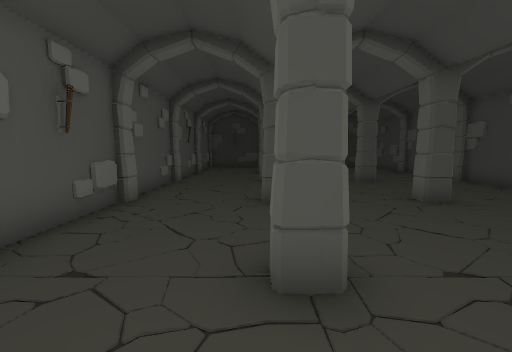
[1] (above)

20 first-person views from a walk through a 3-D level made in the Unity game engine. The camera is 1.3 m above the floor, tilts 6° down and sees 90° across. Doors are open. The floor is counted in squares, 1 m on a side. Each view is taken from the middle of a square. On the plan, view 1 faces up. The plan holds only what a view shows up to about 13 squares ahead; the rest is blank. The place goes on beyond the plan. The player is left out. Some surface patterns are stand-ins.

[2]
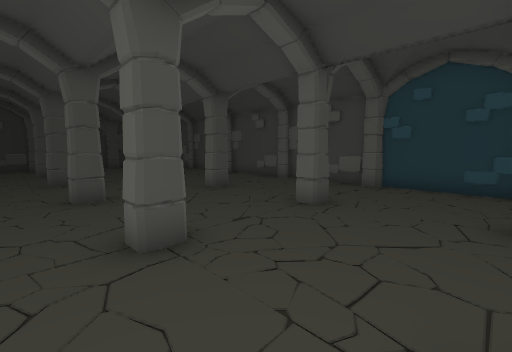

[3]
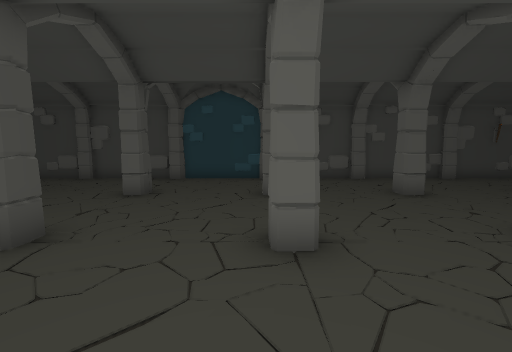

[4]
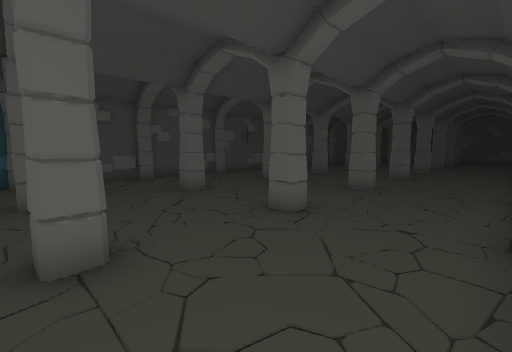

[5]
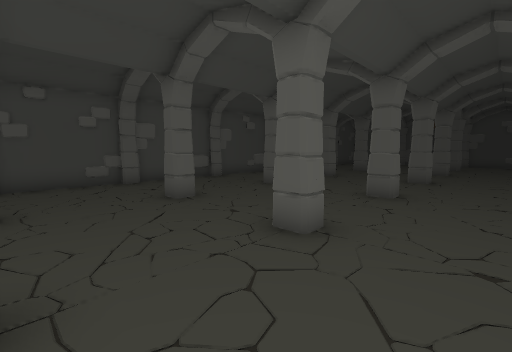

[6]
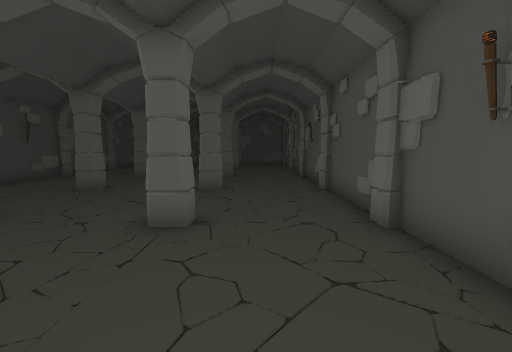

[7]
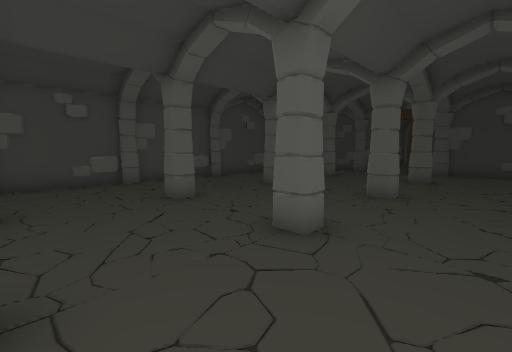

[8]
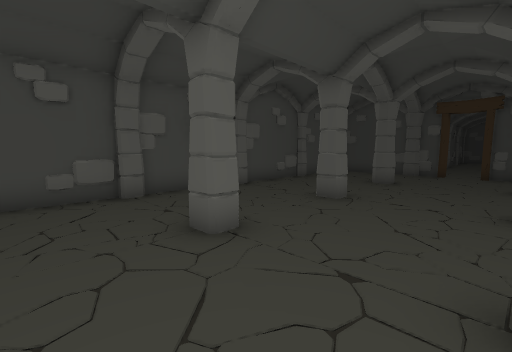

[9]
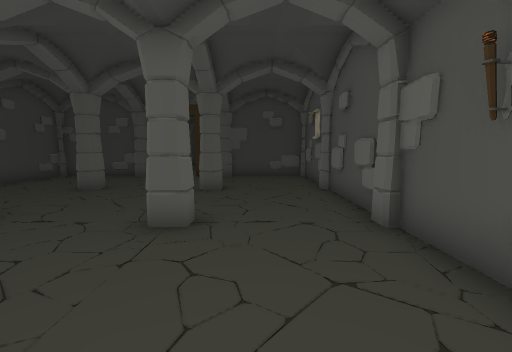

[10]
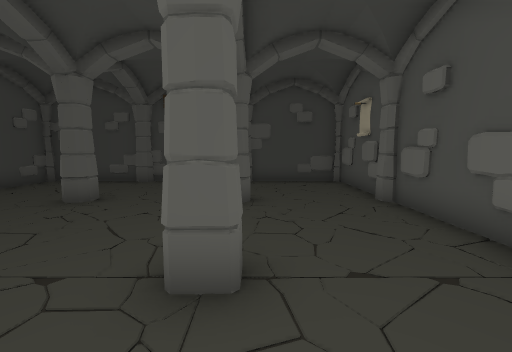

[11]
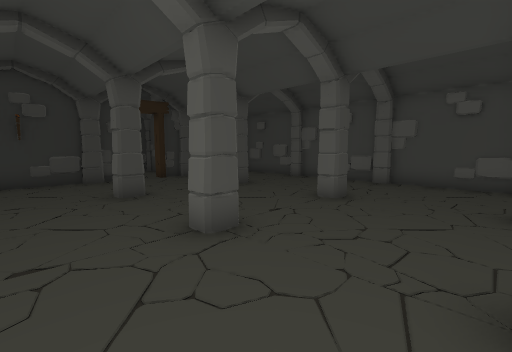

[12]
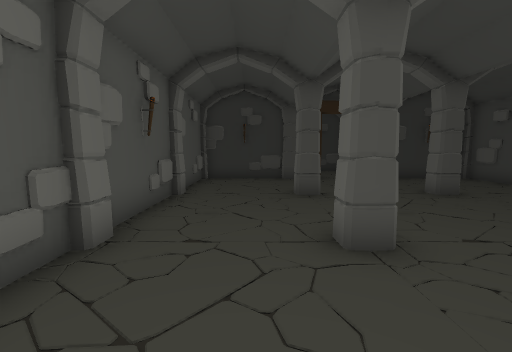

[13]
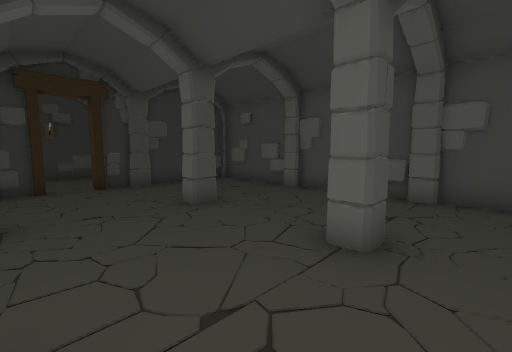

[14]
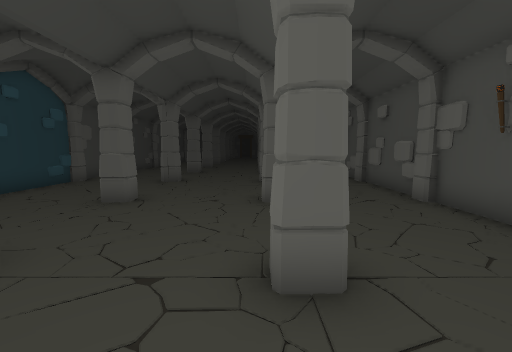

[15]
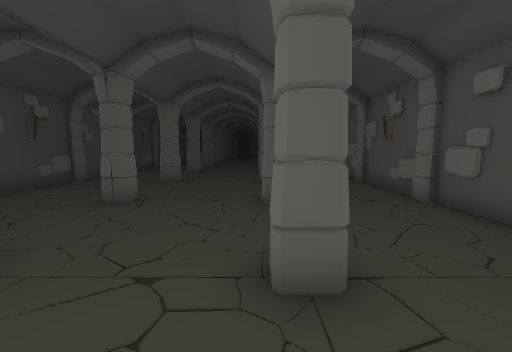

[16]
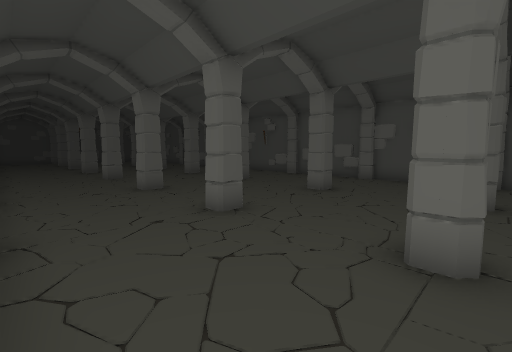

[17]
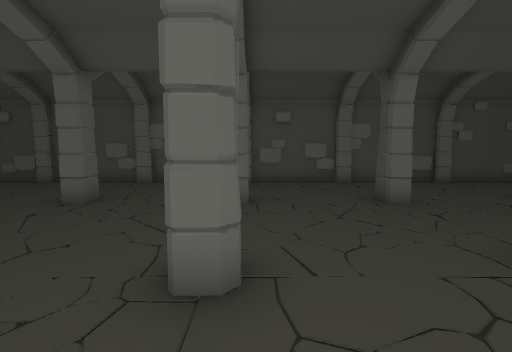

[18]
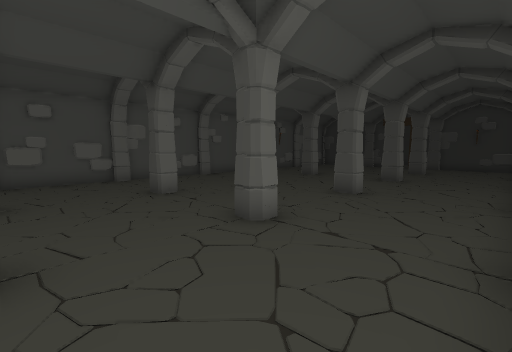

[19]
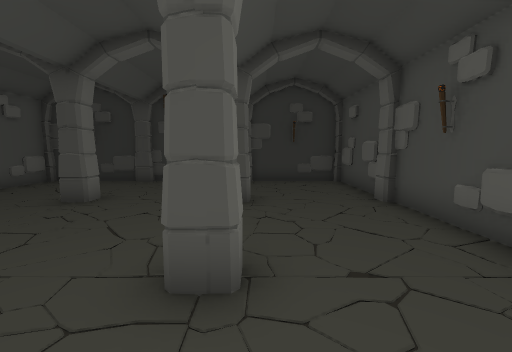

[20]
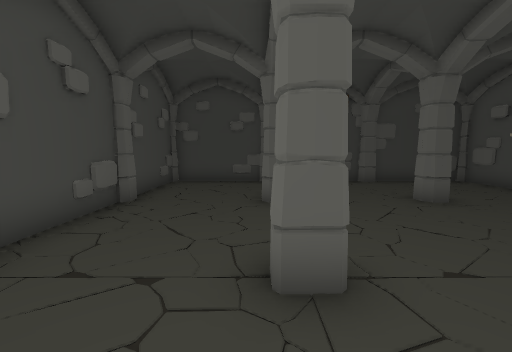

### Floor plan
Key: @ floor where view 1 was taken; # wall or solid block; x gap in a wall; . floor.
Columns run from 4 left of view 1 to 9 right of it. Each row starts with its distance up from view 1.
 19 ###### #######
 18 #...#####....#
 17 #............#
 16 #............#
 15 #............#
 14 #...#...#....#
 13 #............#
 12 #............#
 11 #............#
 10 #...#...#....#
  9 #............#
  8 #............#
  7 #............#
  6 #...#...#....#
  5 #............#
  4 #............#
  3 #............#
  2 #...#...#....#
  1 #............#
  0 #...@........#
 -1 #............#
 -2 #...#...#....#
 -3 #............#
 -4 #............#
 -5 #............#
 -6 #...#...#....#
 -7 #............#
 -8 #............#
 -9 #............#
-10 #...#...#....#
-11 #............#
-12 #............#
-13 #............#
-14 #...#...#....#
-15 #............#
-16 #............#
-17 #............#
-18 #...#...#....#
-19 #............#
-20 #............#
-21 #............#
-22 #...#...#....#
-23 #............#
-24 #............#
-25 #............#
-26 #...#...#....#
-27 #............#
-28 #............#
-29 #...###......#
-30 #######x######
-31       ..

Where each view was taken, in squares from view 1:
view 1: 0 up, 0 right, facing up
view 2: 1 down, 1 left, facing up-right
view 3: 1 down, 3 left, facing right
view 4: 1 down, 3 left, facing down-right
view 5: 6 down, 2 left, facing down-right
view 6: 9 down, 1 left, facing down
view 7: 14 down, 2 left, facing down-right
view 8: 15 down, 1 right, facing down-right
view 9: 17 down, 1 left, facing down
view 10: 19 down, 0 right, facing down
view 11: 7 up, 2 left, facing up-right
view 12: 7 up, 1 left, facing up
view 13: 9 up, 1 right, facing up-right
view 14: 9 up, 1 right, facing down
view 15: 5 up, 1 right, facing down
view 16: 1 down, 8 right, facing down-left
view 17: 1 down, 7 right, facing left
view 18: 1 down, 8 right, facing up-left
view 19: 8 up, 5 right, facing up
view 20: 19 down, 5 right, facing down
